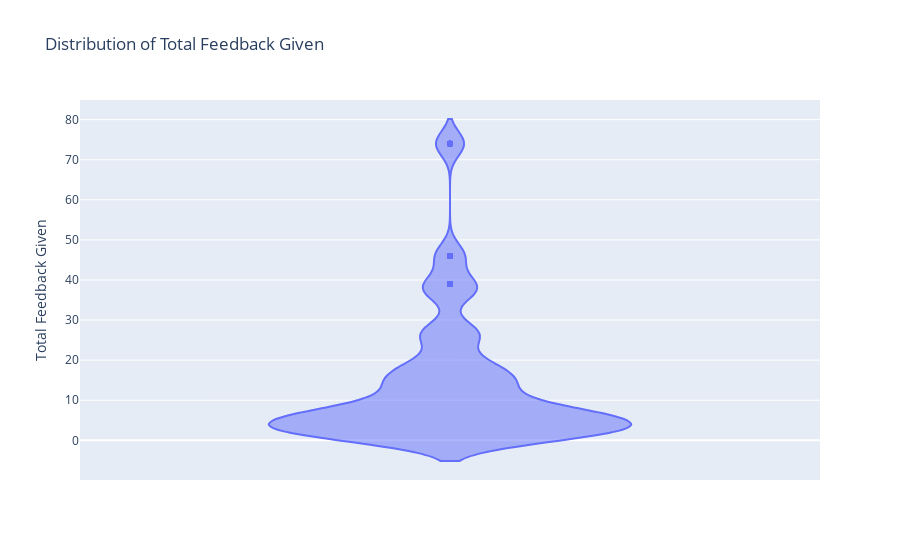

Notebook code for this chart:
### Markdown cell above
**1. Average Feedbacks given by different Departments for each Question.**

### Code cell
feed_back = df.groupby('Basic Course')['Total Feedback Given'].mean()
print(feed_back)
import plotly.express as px
fig = px.violin(df, y='Total Feedback Given', title='Distribution of Total Feedback Given',)
fig.show()

### Figure 1 — Plotly figure (JSON) as saved in the notebook; plotly's stock layout.template omitted (floating-point values rounded to 4 significant figures; data arrays with more than 128 entries replaced by an {"elided": "..."} marker saying what was removed)
{"data": [{"alignmentgroup": "True", "box": {"visible": false}, "hovertemplate": "Total Feedback Given=%{y}<extra></extra>", "legendgroup": "", "marker": {"color": "#636efa"}, "name": "", "offsetgroup": "", "orientation": "v", "scalegroup": "True", "showlegend": false, "type": "violin", "x0": " ", "xaxis": "x", "y": {"elided": "580 int values"}, "y0": " ", "yaxis": "y"}], "layout": {"legend": {"tracegroupgap": 0}, "title": {"text": "Distribution of Total Feedback Given"}, "violinmode": "group", "xaxis": {"anchor": "y", "domain": [0, 1]}, "yaxis": {"anchor": "x", "domain": [0, 1], "title": {"text": "Total Feedback Given"}}}}
